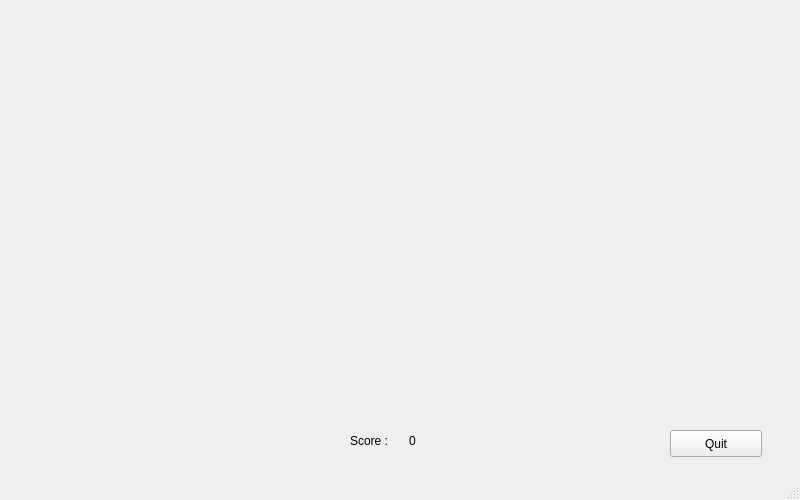
<?xml version="1.0" encoding="UTF-8"?>
<ui version="4.0">
 <class>MainWindow</class>
 <widget class="QMainWindow" name="MainWindow">
  <property name="windowModality">
   <enum>Qt::NonModal</enum>
  </property>
  <property name="enabled">
   <bool>true</bool>
  </property>
  <property name="geometry">
   <rect>
    <x>0</x>
    <y>0</y>
    <width>800</width>
    <height>500</height>
   </rect>
  </property>
  <property name="windowTitle">
   <string>Casse Brique</string>
  </property>
  <widget class="QWidget" name="centralwidget">
   <widget class="QPushButton" name="quit">
    <property name="geometry">
     <rect>
      <x>670</x>
      <y>430</y>
      <width>92</width>
      <height>27</height>
     </rect>
    </property>
    <property name="text">
     <string>Quit</string>
    </property>
   </widget>
   <widget class="QWidget" name="verticalLayoutWidget">
    <property name="geometry">
     <rect>
      <x>40</x>
      <y>20</y>
      <width>721</width>
      <height>381</height>
     </rect>
    </property>
    <layout class="QVBoxLayout" name="layout_scene">
     <property name="leftMargin">
      <number>0</number>
     </property>
    </layout>
   </widget>
   <widget class="QWidget" name="gridLayoutWidget">
    <property name="geometry">
     <rect>
      <x>350</x>
      <y>420</y>
      <width>111</width>
      <height>42</height>
     </rect>
    </property>
    <layout class="QGridLayout" name="scoreLayout">
     <item row="1" column="0">
      <widget class="QLabel" name="label_score">
       <property name="text">
        <string>Score :</string>
       </property>
      </widget>
     </item>
     <item row="1" column="1">
      <widget class="QLabel" name="score_value">
       <property name="text">
        <string>0</string>
       </property>
      </widget>
     </item>
    </layout>
   </widget>
  </widget>
  <widget class="QStatusBar" name="statusbar"/>
 </widget>
 <resources/>
 <connections/>
</ui>
